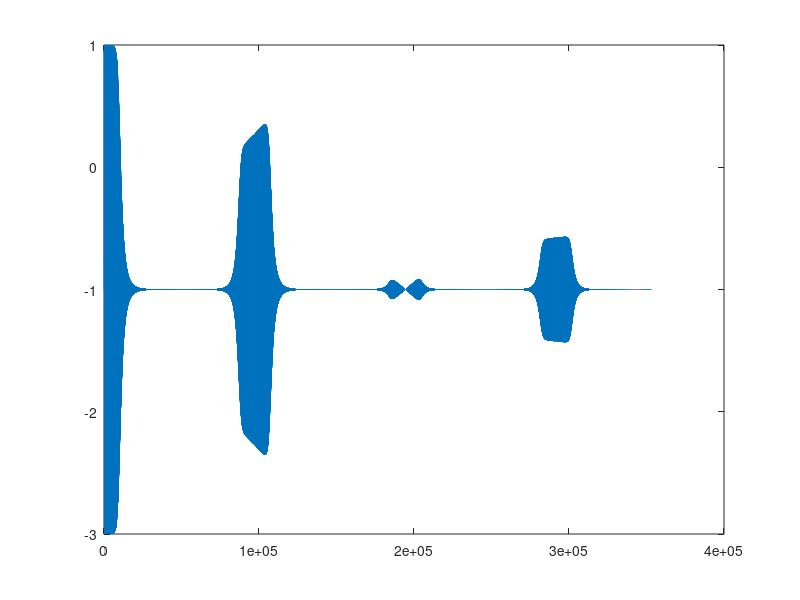

Write the MATLAB code that produced this figure.
scale = 1000;

fs = 44100/scale;
ts = 1/fs;
N = 6;
T = 8*scale;
t = (0:T*fs-1)/fs;
f = 80000*(1:length(t))/length(t) + 1;
% f = 3000 + 2500*sin(2*pi*2*t/scale);
% f = 500*ones(size(t));
f = f/scale;

% [b, a] = ellip(N, 1, 60, 2*pi*fs/2, 'low', 's');
[b, a] = butter(N, 2*pi*fs/10, 'low', 's');

[A,B,C,D] = tf2ss(b, a);

[P, LAMBDA] = eig(A);

C_ = C*P;
B_ = P\B;
lambda = diag(LAMBDA);

y = zeros(size(t));
w = zeros(N,1);

t = 0;

c1 = exp(lambda*ts);
c2 = B_./(lambda.^2);

usave = zeros(size(t));
ISave = zeros(N,length(t));

u = zeros(size(t));

tic
for( n = 1:length(y) )
    
    T = 1/f(n);
    
    t0 = t;
    t = t + ts;
    
    k = 2*pi*f(n);
    
    I = -lambda*sin(k*t) + c1.*(lambda*sin(k*t0) + k*cos(k*t0)) - k*cos(k*t);
    
    I = I./(k^2 + lambda.^2);
    
    w = c1.*w + B_.*I;   
   
    out = real(C_*w);
    
    y(n) = out;
    
end;
toc

y = 2*y - 1;

plot(y)



